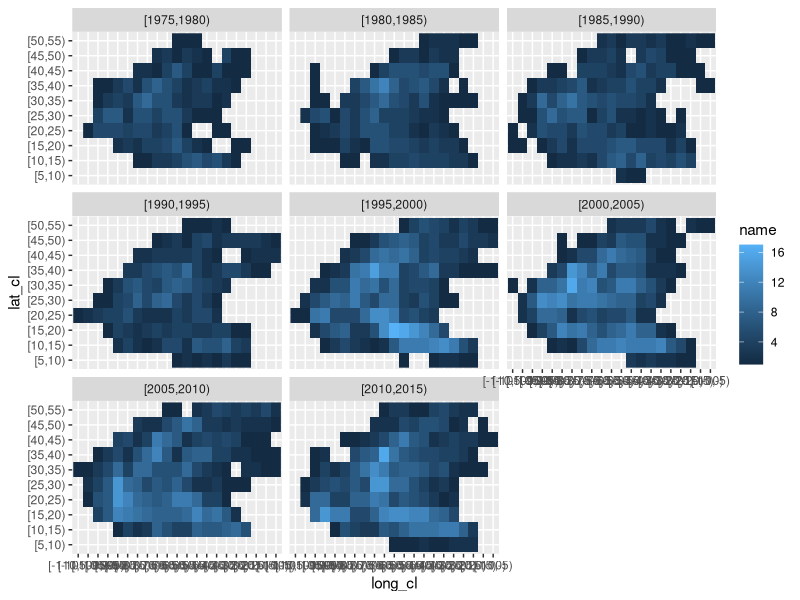
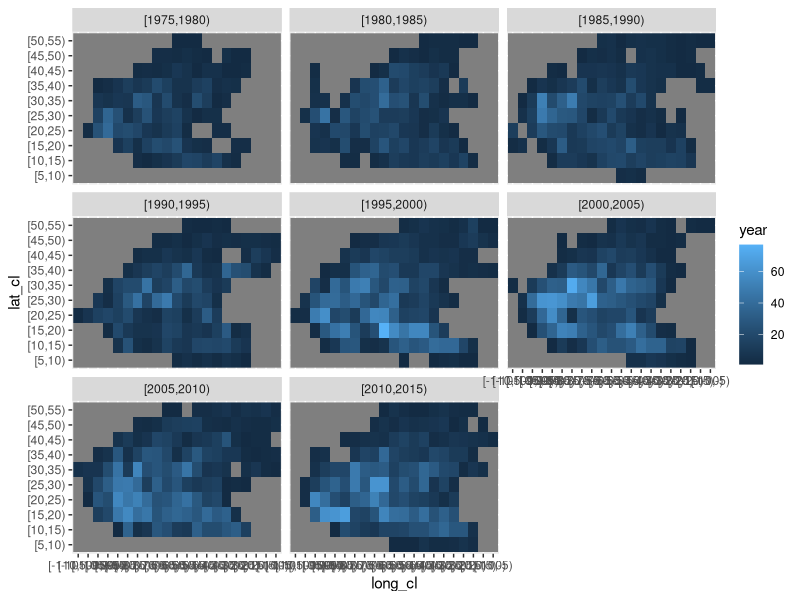
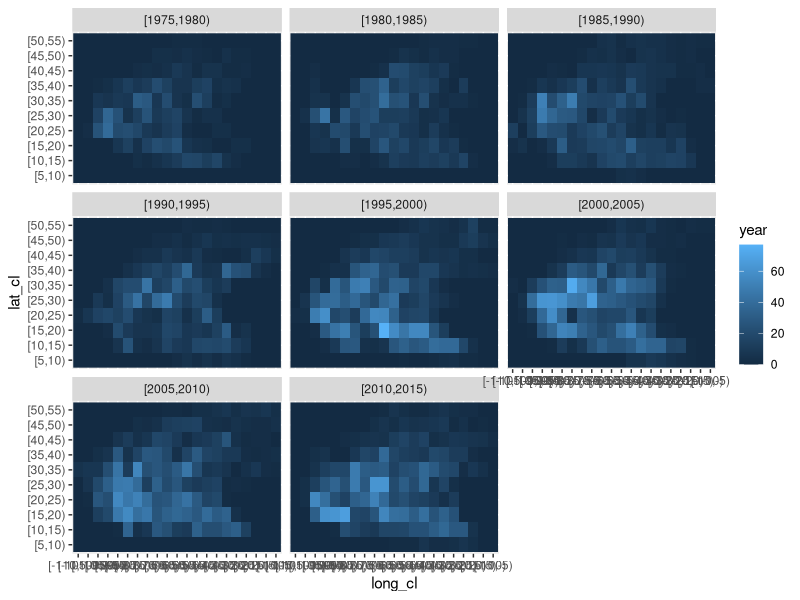
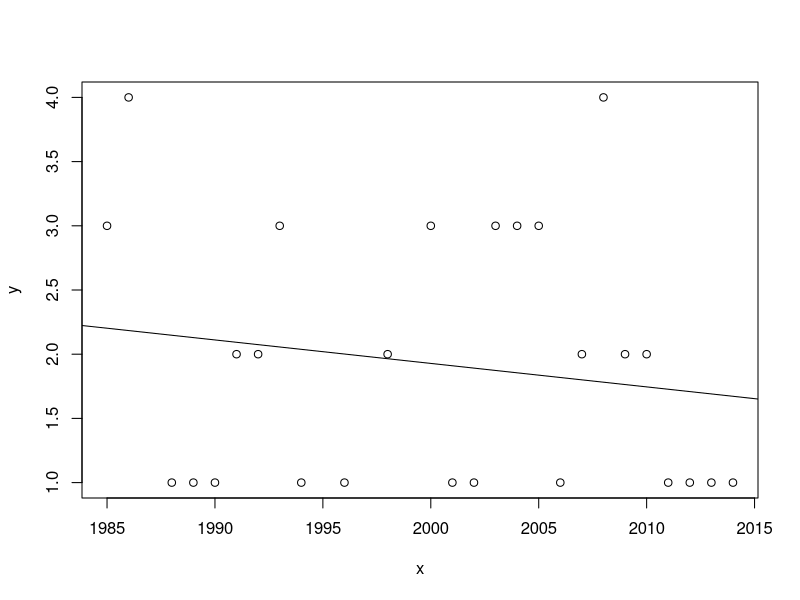
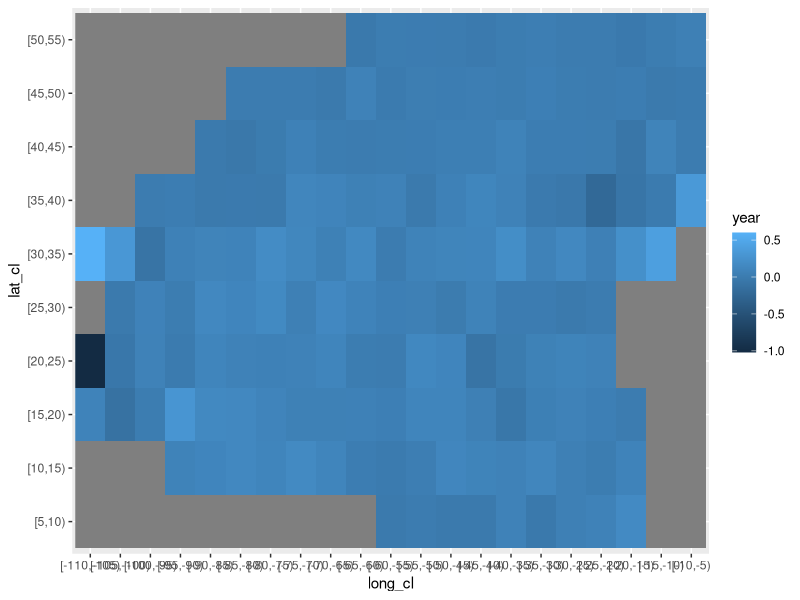
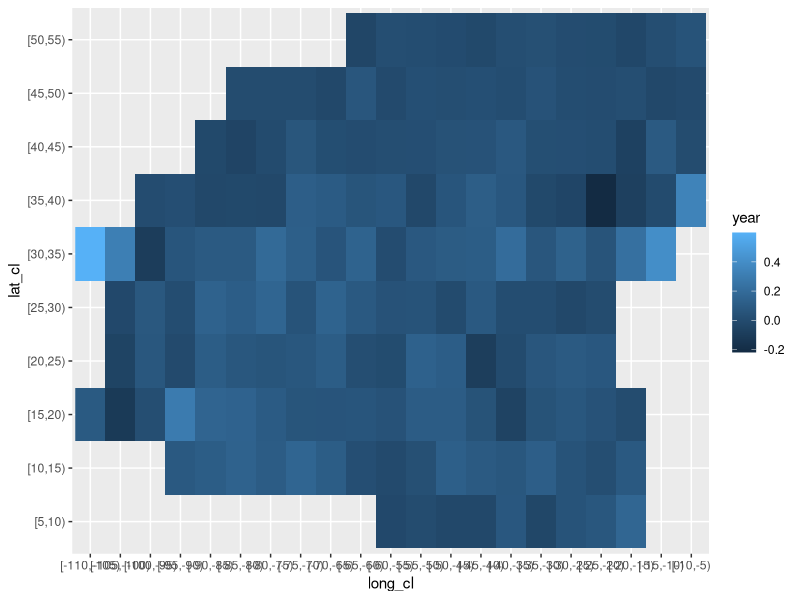

Source code (R) for these figures, in order:
## ---- chunk 1
knitr::opts_chunk$set(echo = TRUE)
## ---- chunk 2
library(dplyr)
data(storms)
storms
## ---- chunk 3
storms$lat_cl = cut(storms$lat, seq(5, 55, 5), right = FALSE)
storms$long_cl = cut(storms$long, seq(-110, -5, 5), right = FALSE)
storms$yr_cl = cut(storms$year, seq(1975, 2015, 5), right = FALSE)
library(ggplot2)
fn = function(x) length(unique(x))
a = aggregate(storms["name"], storms[c("lat_cl", "long_cl", "yr_cl")], fn)
ggplot(a) + geom_raster(aes(x = long_cl, y = lat_cl, fill = name)) + facet_wrap(~yr_cl)
a = aggregate(storms["year"], storms[c("lat_cl", "long_cl", "yr_cl")], length, drop = FALSE)
ggplot(a) + geom_raster(aes(x = long_cl, y = lat_cl, fill = year)) + facet_wrap(~yr_cl)
a$year [ is.na(a$year) ] = 0
ggplot(a) + geom_raster(aes(x = long_cl, y = lat_cl, fill = year)) + facet_wrap(~yr_cl)
## ---- chunk 4
# try this:
# a = aggregate(storms["year"], storms[c("lat_cl", "long_cl")], print, drop = FALSE)
s = sample(1985:2015, 50, replace = TRUE)
(ts = table(s))
x = as.numeric(names(ts))
y = as.numeric(ts)
plot(y~x)
abline(lm(y~x))
coef(lm(y~x))
coef(lm(y~x))[["x"]]
## ---- chunk 5
get_slope = function(x) {
  ts = table(x)
  X = as.numeric(names(ts))
  y = as.numeric(ts)
  coef(lm(y~X))[["X"]]
}
a = aggregate(storms["year"], storms[c("lat_cl", "long_cl")], get_slope, drop = FALSE)
ggplot(a) + geom_raster(aes(x = long_cl, y = lat_cl, fill = year))
ggplot(subset(a, year > -.7)) + geom_raster(aes(x = long_cl, y = lat_cl, fill = year))
